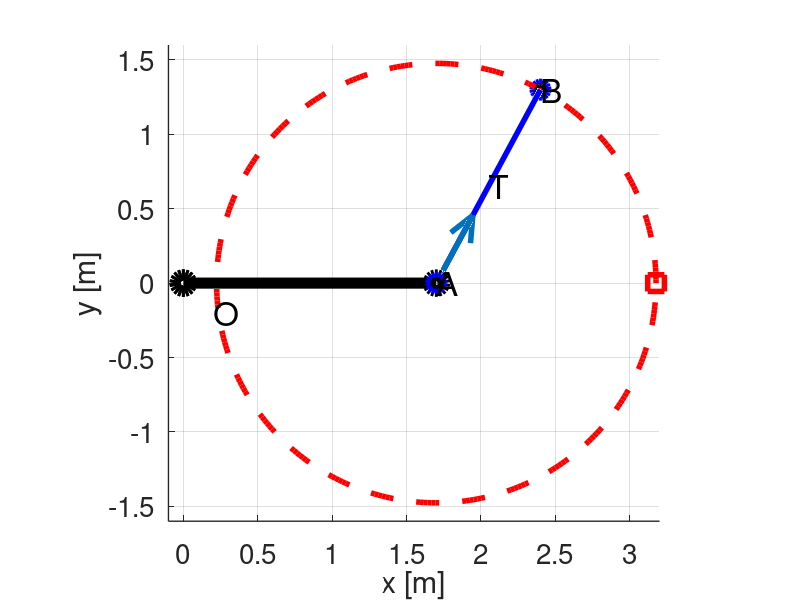
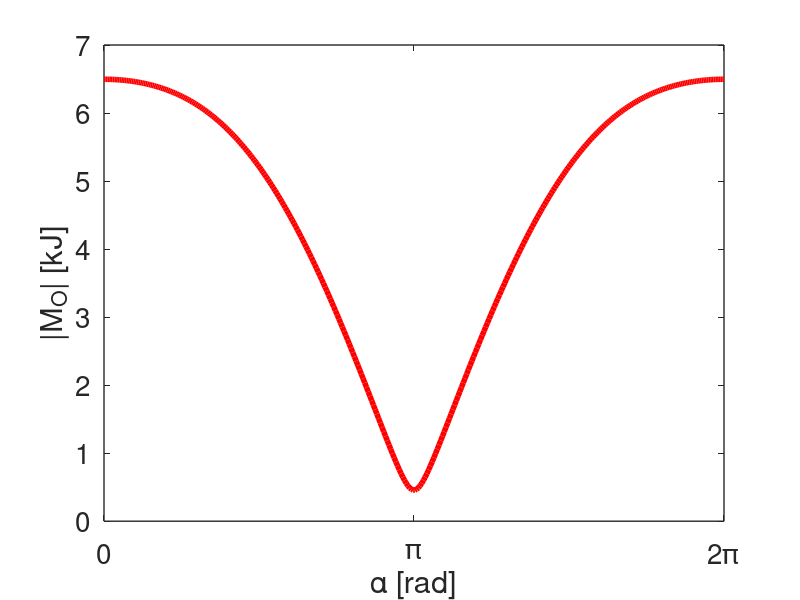

These figures' MATLAB source, in order:
% Ejercicio: mecenica vectorial
%
% Una estructura rigida con forma de L (brazo) se carga en el extremo libre 
% mediante un tensor como se muestra en la figura (ver apuntes de clase).
% La tension en el cable se puede ajustar hasta un valor maximo de 2.5kN. 
%
% Determinar, con OCTAVE, el momento M=r x T respecto al punto O que produce
% la tension del cable, que actua en el punto A, y la magnitud de ese momento.
%
% Se desea conocer como afecta la magnitud del momento torsor M la posici�n B
% sobre el plano xy, en la cual es fijado el cable si se mantiene constante la
% longitud del cable.
%
% 1) Grafique el sistema que debe ser analizado
% 2) Determine las posiciciones de B en las que se logra el min(M) y max(M).
% 3) Grafique la norma de M en funcion del angulo alfa=[0,2pi] que parametriza
%    la posicion de B en el plano xy.

%coordenadas del "brazo" donde se fija el tensor
brazo = [0.0,0.0,0.0; 
         0.0,0.0,2.1;
         1.7,0.0,2.1];
           

% El punto B se fija a una rueda de radio R=sqrt(1.3^2+0.7^2)
% ubicada en el plano xy (z=0).
% Definimos las posiciones del punto B como aquellos sobre un 
% circulo de radio R parametrizadas por alfa en [0,2pi];

Rten=sqrt(0.7^2+1.3^2);
alfa=linspace(0,2*pi,360)';
posB=Rten*[cos(alfa), sin(alfa),zeros(360,1)] + [1.7, 0, 0];

tenB=[1.7,0.0,2.1;
      2.4,1.3,0.0];
auxP=[1.7,0.0,2.1;
      1.7,0.0,0.0;
      2.4,1.3,0.0];
      
%=====================================================
% A continuacion se representa graficamente el problema bajo
% estudio.
nB=[tenB(2,1)-tenB(1,1), tenB(2,2)-tenB(1,2), tenB(2,3)-tenB(1,3)];
nB=nB/norm(nB);

figure(1);clf
hold on
plot3(brazo(:,1),brazo(:,2),brazo(:,3),'ko-','markersize',12,'linewidth',8)
plot3( tenB(:,1), tenB(:,2), tenB(:,3),'bo-','markersize',12,'linewidth',4)
plot3( posB(:,1), posB(:,2), posB(:,3),'r--','linewidth',4)
plot3( posB(1,1), posB(1,2), posB(1,3),'rs','linewidth',4,'markersize',12)
plot3( auxP(:,1), auxP(:,2), auxP(:,3),'k--o','linewidth',3)
quiver3(tenB(1,1), tenB(1,2), tenB(1,3), nB(1), nB(2), nB(3), 'linewidth',4,'markersize',12)
hold off
text( 0.2,-0.2, 0.2,'O','fontsize',24)
text( 1.7, 0.0, 2.3,'A','fontsize',24)
text( 2.4, 1.3, 0.2,'B','fontsize',24)
text( mean(tenB(:,1)), mean(tenB(:,2)), mean(tenB(:,3)),'T','fontsize',24)
xlabel('x [m]','fontsize',20)
ylabel('y [m]','fontsize',20)
zlabel('z [m]','fontsize',20)
set(gca,'fontsize',20,'linewidth',1)
grid
box off
axis equal
xlim([-0.1,3.2])
ylim([-1.6,1.6])
zlim([-0.1,2.3])
fig1 = gcf ();
set(fig1, "numbertitle", "off", "name", "Mecánica Vectorial")

%Momento torsor en O realizado por la fuera T en 3 posiciones de B
rA=[1.7,0.0,2.1];
T1=2.5*( [1.7+Rten,   0,0]-rA )/norm( [1.7+Rten,   0,0]-rA );
T2=2.5*( [1.7     ,Rten,0]-rA )/norm( [1.7     ,Rten,0]-rA );
T3=2.5*( [1.7-Rten,   0,0]-rA )/norm( [1.7-Rten,   0,0]-rA );

nM1=norm(cross(rA,T1))
nM2=norm(cross(rA,T2))
nM3=norm(cross(rA,T3))


%=========================================================
% Calculamos y graficamos el momento torsor en O que realizado
% el cable tensor, T, parametrizado por el angulo alfa que determina
% la posicion del punto B en el plano xy.

T = 2.5; %norma de la tension en el cable en kN
Mnorm=zeros(360,1);

for i=1:360
  rB = posB(i,:);
  nT = (rB-rA)/norm(rB-rA);
  MOA= cross(rA,T*nT);
  Mnorm(i) = norm(MOA);
end

figure(2);clf
plot(alfa, Mnorm, 'r-', 'linewidth', 4)
xlabel('\alpha [rad]','fontsize',24)
ylabel('|M_O| [kJ]','fontsize',24)
xlim([0,2*pi])
set(gca,'fontsize',20,'linewidth',1,'xtick',[0,pi,2*pi],'xticklabel',['0';'\pi'; '2\pi'])
fig2 = gcf ();
set(fig2, "numbertitle", "off", "name", "Norma Momento Torsor en O")
